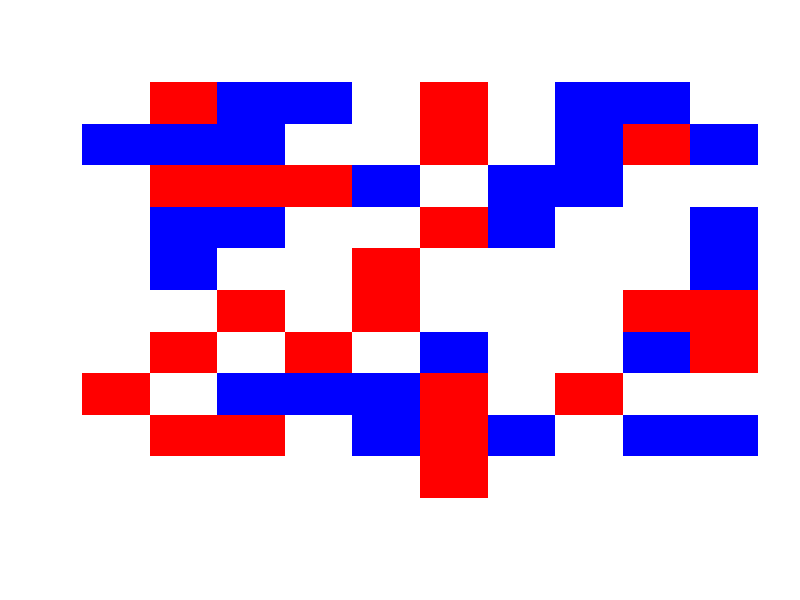
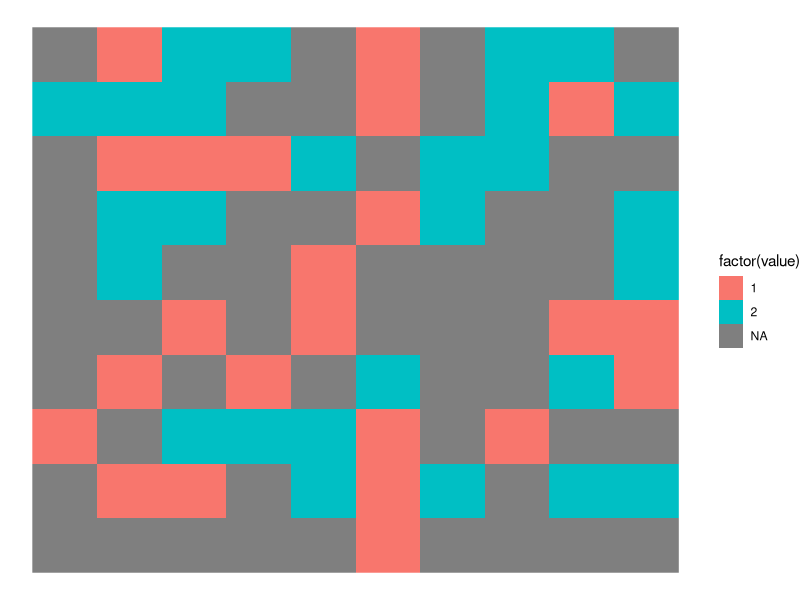
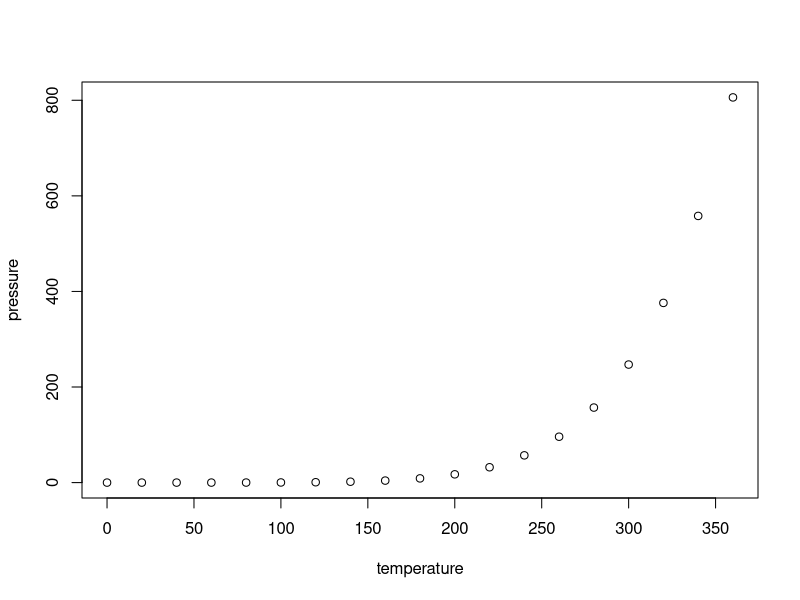

These figures' R source, in order:
## ---- chunk 1
knitr::opts_chunk$set(echo = TRUE)
## ---- chunk 2
size <- 10 
pctOccupied <- 0.5
pctRed <- 0.5
pctBlue <- (1-pctRed)

state <- matrix(NA,size,size)
nbAgents <- floor(pctOccupied * size^2)
householdCells <- sample(size ^ 2, nbAgents)
state[householdCells] <-  sample(c(1,2), nbAgents, replace = T, prob = c(pctRed,pctBlue))
## ---- chunk 3
library(Matrix)
image(state, axes = FALSE,col=c("red","blue"))
## ---- chunk 4
library(ggplot2)
library(reshape2)
meltedState <- melt(state) 
head(meltedState,10)  #to see what it looks like and get the column names

# color definitions  
colorMapping <- c("1"="red", "2"="blue") 


myggplot <- ggplot(meltedState, aes(x=Var1, y=Var2)) +
  geom_raster(aes(fill=factor(value)))+
 scale_colour_manual(values = colorMapping)+
  theme_void()
myggplot            

## ---- chunk 5
plot(pressure)
